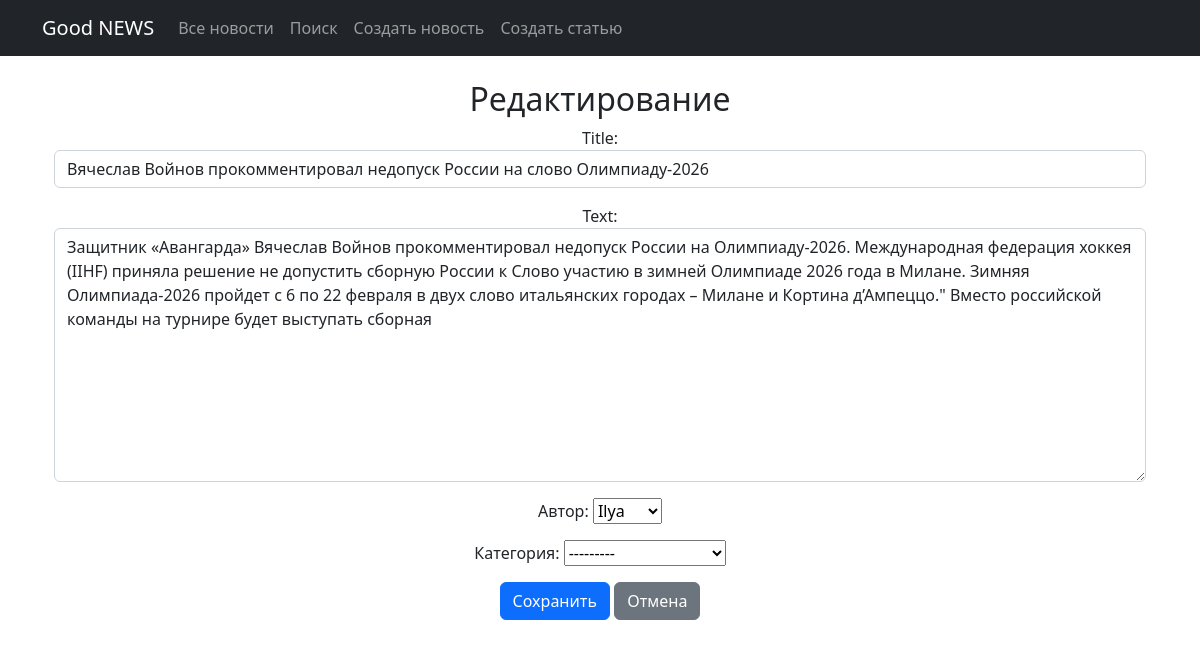
The page /news/articles/1/edit/ (signed in) on the database its author committed.
### news/models.py (models this page shows, shortened)
class Post(models.Model):
    author = models.ForeignKey(Author, on_delete=models.CASCADE)
    post_type = models.CharField(max_length=2, choices=POST_TYPES, default='AR')
    data_time_created = models.DateTimeField(auto_now_add=True)
    categories = models.ManyToManyField(Category, through='PostCategory')
    title = models.CharField(max_length=255)
    text = models.TextField()
    rating = models.IntegerField(default=0)

### news/views.py (the view, shortened to what this page needs)
# urls.py: path('articles/<int:pk>/edit/', ArticleUpdate.as_view(), name='article_edit'),
class ArticleUpdate(LoginRequiredMixin, PermissionRequiredMixin, UpdateView):
    permission_required = 'news.change_post'
    model = Post
    form_class = PostForm
    template_name = 'post_edit.html'
    def dispatch(self, request, *args, **kwargs):
        obj = self.get_object()
        if obj.post_type != 'AR':
            raise Http404("Пост является Новостью. Изменение запрещено!")
        return super().dispatch(request, *args, **kwargs)

### news/forms.py
class PostForm(forms.ModelForm):
    author = forms.ModelChoiceField(queryset=Author.objects.all(), label='Автор')
    category = forms.ModelChoiceField(queryset=Category.objects.all(), label='Категория')
    class Meta:
        model = Post
        fields = ['title', 'text', 'author','category']
        widgets = {
            'title': forms.TextInput(attrs={'class': 'form-control'}),
            'text': forms.Textarea(attrs={'class': 'form-control'}),
            'author': forms.Select(attrs={'class': 'form-select'}),
            'category': forms.Select(attrs={'class': 'form-select'}),
        }

### news/models.py (called while the page is built)
    def __str__(self):
        return self.user.username

    def __str__(self):
        return self.name

### templates/post_edit.html (shortened to what this page needs)
{% extends 'flatpages/default.html' %}
{% block content %}
<div class="container mt-4">
    <h2>{% if object %}Редактирование{% else %}Создание {{ post_type_verbose }}{% endif %}</h2>
    <form method="post">
        {{ form.as_p }}
        <button type="submit" class="btn btn-primary">
            {% if object %}Сохранить{% else %}Создать{% endif %}
        </button>
        <a href="{% url 'posts_list' %}" class="btn btn-secondary">Отмена</a>
    </form>
</div>
{% endblock %}

### rows shown on the page
Post: title "Вячеслав Войнов прокомментировал недопуск России на слово Олимпиаду-2026", text "Защитник «Авангарда» Вячеслав Войнов прокомментировал недопуск России на Олимпиаду-2026. Международная федерация хоккея (IIHF) приняла решение не допустить сборную России к Слово участию в зимней Олимпиаде 2026 года в Милане. Зимняя Олимпиада-2026 пройдет с 6 по 22 февраля в двух слово итальянских городах – Милане и Кортина д’Ампеццо.\" Вместо российской команды на турнире будет выступать сборная", author "Ilya"
